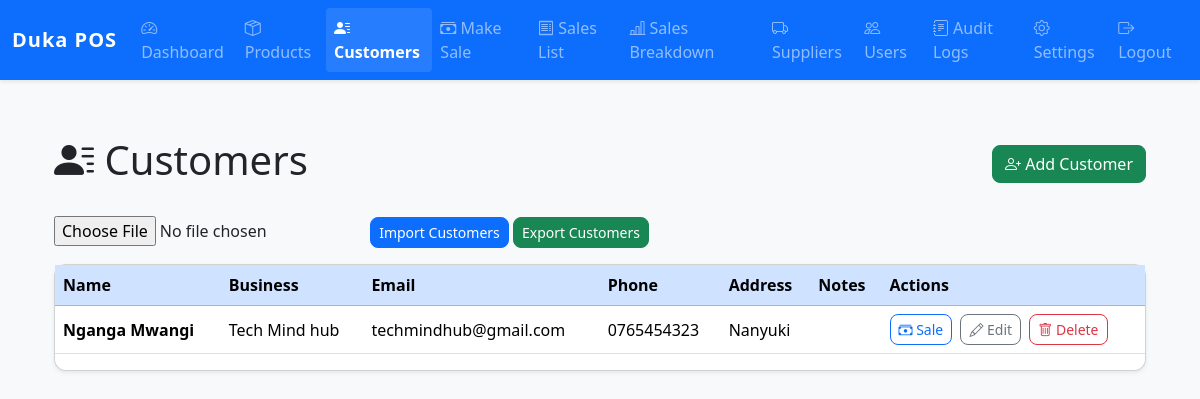
The app's page /customers (signed in) with its own data.
### models.py (models this page shows)
class Customer(db.Model):
    id = db.Column(db.Integer, primary_key=True)
    name = db.Column(db.String(128), nullable=False)
    business_name = db.Column(db.String(128))
    contact_email = db.Column(db.String(128))
    contact_phone = db.Column(db.String(64))
    address = db.Column(db.String(256))
    notes = db.Column(db.Text)

### app.py (the view)
@app.route('/customers')
@login_required()
def customers_list():
    customers = Customer.query.all()
    return render_template('customers_list.html', customers=customers)

### app.py (called while the page is built)
def login_required(role=None):
    def decorator(f):
        from functools import wraps
        @wraps(f)
        def decorated_function(*args, **kwargs):
            if 'user_id' not in session:
                return redirect(url_for('login'))
            if role and session.get('role') != role:
                flash('You do not have permission to access this page.', 'danger')
                return redirect(url_for('home'))
            return f(*args, **kwargs)
        return decorated_function
    return decorator

@app.context_processor
def inject_business_details():
    keys = ['business_name', 'business_address', 'business_contact', 'tax_info', 'business_email', 'website', 'receipt_footer', 'business_logo']
    settings = {key: Setting.query.filter_by(key=key).first() for key in keys}
    return dict(business_settings=settings)

### templates/customers_list.html (shortened to what this page needs)
{% extends "base.html" %}
{% block content %}
<div class="container">
    <div class="d-flex justify-content-between align-items-center mb-4">
        <h1><i class="bi bi-person-lines-fill"></i> Customers</h1>
        <a href="{{ url_for('add_customer') }}" class="btn btn-success"><i class="bi bi-person-plus"></i> Add Customer</a>
    </div>
    <form action="{{ url_for('import_customers') }}" method="post" enctype="multipart/form-data" class="mb-3">
        <input type="file" name="csv" accept=".csv" required>
        <button type="submit" class="btn btn-primary btn-sm">Import Customers</button>
        <a href="{{ url_for('export_customers') }}" class="btn btn-success btn-sm">Export Customers</a>
    </form>
    <div class="card shadow-sm">
        <div class="card-body p-0">
            <div class="table-responsive">
                <table class="table table-hover align-middle mb-0">
                    <thead class="table-primary">
                        <tr>
                            <th>Name</th>
                            <th>Business</th>
                            <th>Email</th>
                            <th>Phone</th>
                            <th>Address</th>
                            <th>Notes</th>
                            <th style="min-width:180px;">Actions</th>
                        </tr>
                    </thead>
                    <tbody>
                        {% for customer in customers %}
                        <tr>
                            <td class="fw-bold">{{ customer.name }}</td>
                            <td>{{ customer.business_name }}</td>
                            <td>{{ customer.contact_email }}</td>
                            <td>{{ customer.contact_phone }}</td>
                            <td>{{ customer.address }}</td>
                            <td>{{ customer.notes }}</td>
                            <td>
                                <a href="{{ url_for('make_customer_sale', customer_id=customer.id) }}" class="btn btn-sm btn-outline-primary me-1"><i class="bi bi-cash-stack"></i> Sale</a>
                                <a href="{{ url_for('edit_customer', customer_id=customer.id) }}" class="btn btn-sm btn-outline-secondary me-1"><i class="bi bi-pencil"></i> Edit</a>
                                <a href="{{ url_for('delete_customer', customer_id=customer.id) }}" class="btn btn-sm btn-outline-danger" onclick="return confirm('Delete this customer?');"><i class="bi bi-trash"></i> Delete</a>
                            </td>
                        </tr>
                        {% endfor %}
                    </tbody>
                </table>
            </div>
        </div>
    </div>
</div>
{% endblock %}

### templates/base.html (style rules this page uses)
body { background-color: #f8f9fa; font-family: 'Segoe UI', 'Roboto', Arial, sans-serif; }
.container { margin-top: 2rem; }
.card { border-radius: 0.75rem; }
.btn, .form-control, .form-select { border-radius: 0.5rem; }
.table-responsive { margin-bottom: 1rem; }

### records on screen
Customer: name "Nganga Mwangi", business_name "Tech Mind hub", contact_email "techmindhub@gmail.com", contact_phone "0765454323", address "Nanyuki"
